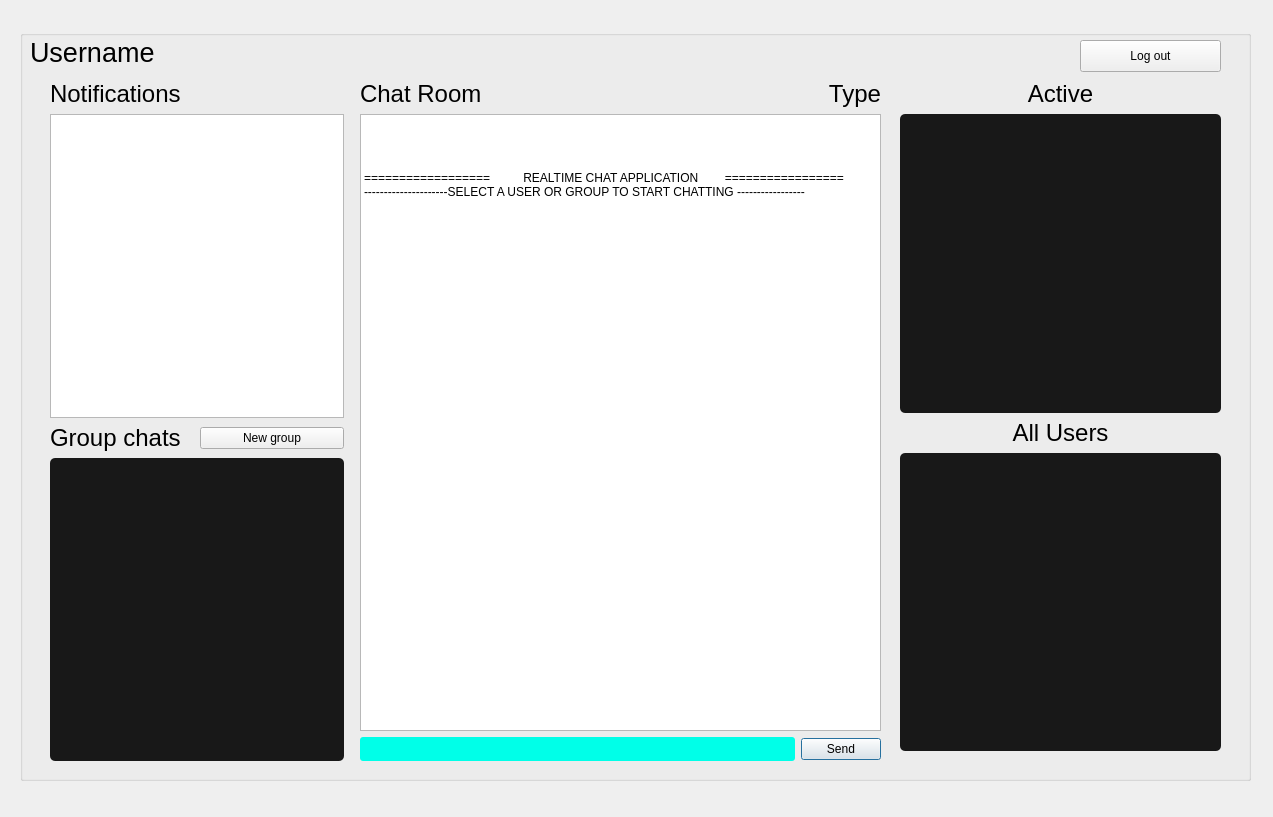
<?xml version="1.0" encoding="UTF-8"?>
<ui version="4.0">
 <class>ChatClient</class>
 <widget class="QDialog" name="ChatClient">
  <property name="geometry">
   <rect>
    <x>0</x>
    <y>0</y>
    <width>1273</width>
    <height>817</height>
   </rect>
  </property>
  <property name="windowTitle">
   <string>Dialog</string>
  </property>
  <property name="styleSheet">
   <string notr="true"/>
  </property>
  <widget class="QGroupBox" name="groupBox">
   <property name="geometry">
    <rect>
     <x>20</x>
     <y>30</y>
     <width>1231</width>
     <height>751</height>
    </rect>
   </property>
   <property name="title">
    <string/>
   </property>
   <widget class="QWidget" name="layoutWidget">
    <property name="geometry">
     <rect>
      <x>30</x>
      <y>50</y>
      <width>294</width>
      <height>681</height>
     </rect>
    </property>
    <layout class="QVBoxLayout" name="verticalLayout_2">
     <item>
      <widget class="QLabel" name="label_4">
       <property name="font">
        <font>
         <pointsize>18</pointsize>
        </font>
       </property>
       <property name="text">
        <string>Notifications</string>
       </property>
      </widget>
     </item>
     <item>
      <widget class="QListWidget" name="listWidget_notifications"/>
     </item>
     <item>
      <layout class="QHBoxLayout" name="horizontalLayout_3">
       <property name="topMargin">
        <number>0</number>
       </property>
       <property name="bottomMargin">
        <number>0</number>
       </property>
       <item>
        <widget class="QLabel" name="label_3">
         <property name="font">
          <font>
           <pointsize>18</pointsize>
          </font>
         </property>
         <property name="text">
          <string>Group chats</string>
         </property>
        </widget>
       </item>
       <item>
        <widget class="QPushButton" name="pushButton_createGroup">
         <property name="text">
          <string>New group</string>
         </property>
         <property name="autoDefault">
          <bool>false</bool>
         </property>
         <property name="default">
          <bool>true</bool>
         </property>
        </widget>
       </item>
      </layout>
     </item>
     <item>
      <widget class="QScrollArea" name="scrollArea_groups">
       <property name="maximumSize">
        <size>
         <width>16777215</width>
         <height>16777215</height>
        </size>
       </property>
       <property name="styleSheet">
        <string notr="true">background-color:rgb(24, 24, 24);
border-radius: 5px;
color: #111111;
padding:2px;</string>
       </property>
       <property name="widgetResizable">
        <bool>true</bool>
       </property>
       <widget class="QWidget" name="scrollAreaWidgetContents_2">
        <property name="geometry">
         <rect>
          <x>0</x>
          <y>0</y>
          <width>288</width>
          <height>293</height>
         </rect>
        </property>
       </widget>
      </widget>
     </item>
    </layout>
   </widget>
   <widget class="QWidget" name="layoutWidget">
    <property name="geometry">
     <rect>
      <x>340</x>
      <y>50</y>
      <width>521</width>
      <height>681</height>
     </rect>
    </property>
    <layout class="QVBoxLayout" name="verticalLayout">
     <item>
      <layout class="QHBoxLayout" name="horizontalLayout_4">
       <property name="topMargin">
        <number>0</number>
       </property>
       <property name="bottomMargin">
        <number>0</number>
       </property>
       <item>
        <widget class="QLabel" name="label_nameChat">
         <property name="font">
          <font>
           <pointsize>18</pointsize>
          </font>
         </property>
         <property name="text">
          <string>Chat Room</string>
         </property>
         <property name="alignment">
          <set>Qt::AlignLeading|Qt::AlignLeft|Qt::AlignVCenter</set>
         </property>
        </widget>
       </item>
       <item>
        <widget class="QLabel" name="label_type">
         <property name="font">
          <font>
           <pointsize>18</pointsize>
          </font>
         </property>
         <property name="text">
          <string>Type</string>
         </property>
         <property name="alignment">
          <set>Qt::AlignRight|Qt::AlignTrailing|Qt::AlignVCenter</set>
         </property>
        </widget>
       </item>
      </layout>
     </item>
     <item>
      <widget class="QListWidget" name="listWidget_inbox">
       <item>
        <property name="text">
         <string/>
        </property>
       </item>
       <item>
        <property name="text">
         <string/>
        </property>
       </item>
       <item>
        <property name="text">
         <string/>
        </property>
       </item>
       <item>
        <property name="text">
         <string/>
        </property>
       </item>
       <item>
        <property name="text">
         <string>==================          REALTIME CHAT APPLICATION        =================</string>
        </property>
       </item>
       <item>
        <property name="text">
         <string>---------------------SELECT A USER OR GROUP TO START CHATTING -----------------</string>
        </property>
        <property name="flags">
         <set>ItemIsDragEnabled|ItemIsUserCheckable|ItemIsEnabled</set>
        </property>
       </item>
      </widget>
     </item>
     <item>
      <layout class="QHBoxLayout" name="horizontalLayout">
       <property name="topMargin">
        <number>0</number>
       </property>
       <item>
        <widget class="QLineEdit" name="lineEdit_input">
         <property name="styleSheet">
          <string notr="true">background-color:rgb(0, 255, 232);
border-radius: 3px;
color: #111111;
padding:4px
</string>
         </property>
        </widget>
       </item>
       <item>
        <widget class="QPushButton" name="pushButton_sendMsg">
         <property name="styleSheet">
          <string notr="true"/>
         </property>
         <property name="text">
          <string>Send</string>
         </property>
         <property name="autoDefault">
          <bool>false</bool>
         </property>
         <property name="default">
          <bool>true</bool>
         </property>
        </widget>
       </item>
      </layout>
     </item>
    </layout>
   </widget>
   <widget class="QLabel" name="label_username">
    <property name="geometry">
     <rect>
      <x>10</x>
      <y>10</y>
      <width>781</width>
      <height>24</height>
     </rect>
    </property>
    <property name="font">
     <font>
      <pointsize>20</pointsize>
     </font>
    </property>
    <property name="text">
     <string>Username</string>
    </property>
    <property name="alignment">
     <set>Qt::AlignLeading|Qt::AlignLeft|Qt::AlignVCenter</set>
    </property>
   </widget>
   <widget class="QPushButton" name="pushButton_logout">
    <property name="geometry">
     <rect>
      <x>1060</x>
      <y>10</y>
      <width>141</width>
      <height>32</height>
     </rect>
    </property>
    <property name="text">
     <string>Log out</string>
    </property>
   </widget>
   <widget class="QWidget" name="layoutWidget">
    <property name="geometry">
     <rect>
      <x>880</x>
      <y>50</y>
      <width>321</width>
      <height>671</height>
     </rect>
    </property>
    <layout class="QVBoxLayout" name="verticalLayout_3">
     <item>
      <widget class="QLabel" name="label_2">
       <property name="font">
        <font>
         <pointsize>18</pointsize>
        </font>
       </property>
       <property name="text">
        <string>Active</string>
       </property>
       <property name="alignment">
        <set>Qt::AlignCenter</set>
       </property>
      </widget>
     </item>
     <item>
      <widget class="QScrollArea" name="scrollArea_activeList">
       <property name="styleSheet">
        <string notr="true">background-color:rgb(24, 24, 24);
border-radius: 5px;
color: #111111;
padding:2px;</string>
       </property>
       <property name="verticalScrollBarPolicy">
        <enum>Qt::ScrollBarAlwaysOff</enum>
       </property>
       <property name="widgetResizable">
        <bool>true</bool>
       </property>
       <widget class="QWidget" name="scrollAreaWidgetContents">
        <property name="geometry">
         <rect>
          <x>0</x>
          <y>0</y>
          <width>315</width>
          <height>296</height>
         </rect>
        </property>
       </widget>
      </widget>
     </item>
     <item>
      <widget class="QLabel" name="label">
       <property name="font">
        <font>
         <pointsize>18</pointsize>
        </font>
       </property>
       <property name="text">
        <string>All Users</string>
       </property>
       <property name="alignment">
        <set>Qt::AlignCenter</set>
       </property>
      </widget>
     </item>
     <item>
      <widget class="QScrollArea" name="scrollArea_allUsers">
       <property name="styleSheet">
        <string notr="true">background-color:rgb(24, 24, 24);
border-radius: 5px;
color: #111111;
padding:2px;</string>
       </property>
       <property name="verticalScrollBarPolicy">
        <enum>Qt::ScrollBarAlwaysOff</enum>
       </property>
       <property name="horizontalScrollBarPolicy">
        <enum>Qt::ScrollBarAlwaysOff</enum>
       </property>
       <property name="widgetResizable">
        <bool>true</bool>
       </property>
       <widget class="QWidget" name="scrollAreaWidgetContents_3">
        <property name="geometry">
         <rect>
          <x>0</x>
          <y>0</y>
          <width>315</width>
          <height>295</height>
         </rect>
        </property>
       </widget>
      </widget>
     </item>
    </layout>
   </widget>
  </widget>
 </widget>
 <tabstops>
  <tabstop>pushButton_sendMsg</tabstop>
  <tabstop>lineEdit_input</tabstop>
  <tabstop>pushButton_createGroup</tabstop>
  <tabstop>listWidget_inbox</tabstop>
  <tabstop>scrollArea_activeList</tabstop>
  <tabstop>scrollArea_allUsers</tabstop>
  <tabstop>scrollArea_groups</tabstop>
  <tabstop>listWidget_notifications</tabstop>
  <tabstop>pushButton_logout</tabstop>
 </tabstops>
 <resources/>
 <connections/>
</ui>
